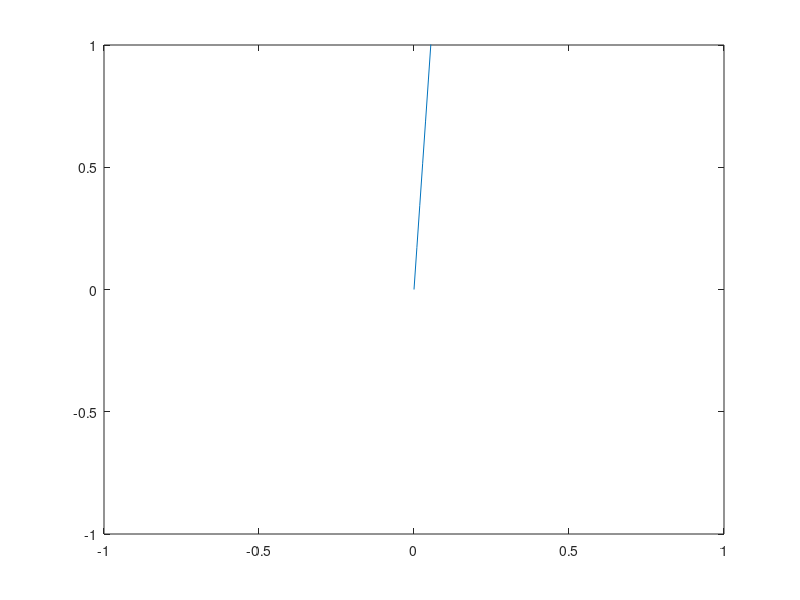

This chart was generated by the following MATLAB code: (Note: this script raises an error after producing the figure.)
function x = teststreamline(x0,N,field)
% function x = teststreamline(x0,N,field)
%
% x is the filedline
%
% x0 is the start of the streamline
% N is the number of itterations
% field is a function handle
% [A,dA] = field(x);
% field takes one argument x
% and returns two matricies A
% one vector and one matrix dA
 if(nargin<1)
 x0 = [0;0;2*rand(1,1)-1]
 end%if
% number of jumps
 if(nargin<2)
  N = 8;
 end%if
% vectorfield
 if(nargin<3)
  field=@vfield;
 end%if
% number of dimensions
 M = length(x0);
%
 x = x0;
 for i=1:N
  [vi,dvi] = vfield(x(:,i));
  [vinorm,vbydvi] = norms(vi,dvi);
  if(vinorm==0)
   dx =[0;0;0];
  elseif(vbydvi==0)
   dx =vi/vinorm;
  else
   dx =vinorm*vi/vbydvi;
  end%if
  x = [x,x(:,i)+2*pi*dx/N];
 end%for
 xyzrange = [-1,1,-1,1,-1,1];
 figure(1); subplot(1,1,1)
 plot(x(1,:),x(2,:),'-;;'); axis(xyzrange)
 v = [];
 for i=1:length(x(1,:))
  xi = x(:,i);
  [vi,dvi,vbydvi] = vfield(xi);
  v = [v,vi];
 end%for
 figure(2); subplot(1,1,1)
 quiver(x(1,:),x(2,:),v(2,:),-v(1,:)); axis(xyzrange)
 sum(diff(x'))
end%function


function [A,dA] = vfield(x)
 %
 % u =
 % cos(pi*z)*sin(pi*z)^2
 % sin(pi*z)*cos(pi*z)^2
 % 0
 %
 % omega =
 % pi*sin(pi*z)^3-2*pi*sin(pi*z)*cos(pi*z)^2
 % pi*cos(pi*z)^3-2*pi*cos(pi*z)*sin(pi*z)^2
 % 0
 %
 A = [];
 A = [A;2*cos(pi*x(3))-3*cos(pi*x(3)).^3];
 A = [A;sin(pi*x(3)).*(3*cos(pi*x(3)).^2-1)];
 A = [A;0];
 A = A*pi/2;
 % dA = [dA(1)/dx(1), dA(1)/dx(2), dA(1)/dx(3);
 %       dA(2)/dx(1), dA(2)/dx(2), dA(2)/dx(3);
 %       dA(3)/dx(1), dA(3)/dx(2), dA(3)/dx(3);]
 dA = [];
 dA = [dA; [0, 0, 0]];
 dA = [dA; [0, 0, 0]];
 dA = [dA; [(9*cos(pi*x(3))^2-2)*sin(pi*x(3)),9*cos(pi*x(3))^3-7*cos(pi*x(3)),0]];
 dA = pi*pi*dA/2;
end%function

function [Anorm,normAbydA] = norms(A,dA)
 Anorm = sqrt(sum(A.^2));
 normAbydA = sqrt(sum((dA*A).^2));
end%function
